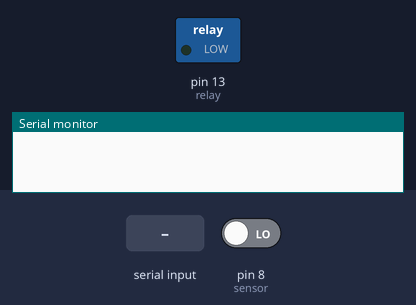
Simulated run of this sketch. Board: Arduino Uno, built with avr-gcc and run on an emulated ATmega328P. Shown: switched loads named in the sketch (green lamp = pin HIGH), the last lines printed to the serial monitor. Inputs (shaded band) come from the test bench; at power-on: pin 8 (sensor) LOW.

Above: at 1.2 s.
1.3 s: pin 8 (sensor) driven HIGH
At 3.8 s:
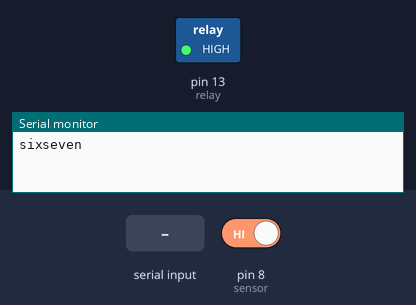
4.5 s: "OK\n" received over Serial
At 5.0 s:
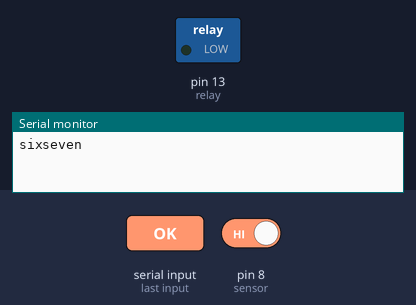
Timing chart, 0 to 7.5 s (numbered marks = the images above; inputs shaded):
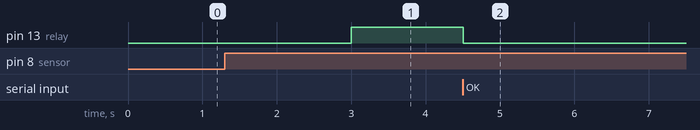

The sketch:

tot_scenario.ino
```cpp
const int sensor = 8;
const int relay = 13;

int x = 0;
int y = 0;
//int lastSensorStatus = 0;

int lastSensorStatus = LOW;
String incoming;

void setup() {
  pinMode(relay, OUTPUT);
  pinMode(sensor, INPUT);
  Serial.begin(9600);
}

void loop(){
  int currentSensorStatus = digitalRead(sensor);
  int currentRelayStatus = digitalRead(relay);
  incoming = Serial.readStringUntil('\n');

  // turns light on if reads OK from serial -- sync.py sends "OK"
  if (incoming == "OK"){
    digitalWrite(relay, LOW);
  }

  // only run if the state has changed
  if (currentSensorStatus != lastSensorStatus) {
    if (currentSensorStatus == HIGH) { //if sensor touched, print 67 to serial
      digitalWrite(relay, HIGH);
      Serial.println("sixseven");
    }

    // Update the tracker
    lastSensorStatus = currentSensorStatus;
    delay(50);
  }
}
```

Measured:
- after the input at 1.3 s, pin 13 (relay): LOW → HIGH after 1.7 s
- after the input at 4.5 s, pin 13 (relay): HIGH → LOW at once
